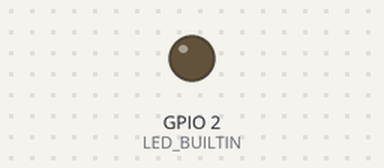
Recording of a sketch running on a simulated ESP32. Shown: output pins drawn as LEDs (lit = HIGH). WiFi joins after 1.5 s; servers stay silent unless stated; what the sketch prints to the serial monitor is not drawn.

Above: at 0.2 s.
At 1.7 s:
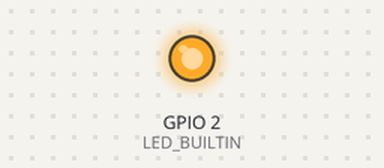
Timing chart, 0 to 3.2 s (numbered marks = the images above):
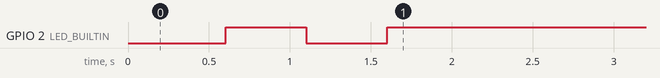

The sketch:

wifi_testing.ino
```cpp
#include <WiFi.h>

// --- Wi-Fi Credentials ---
const char* ssid = "YOUR_WIFI_SSID";
const char* password = "YOUR_WIFI_PASSWORD";
// -------------------------

// Define the onboard LED pin (usually GPIO 2 on most DevKits)
#ifndef LED_BUILTIN
#define LED_BUILTIN 2
#endif

void setup() {
  // Start serial communication for debugging
  Serial.begin(115200);
  delay(100);

  // Set the LED pin as an output
  pinMode(LED_BUILTIN, OUTPUT);

  // Connect to Wi-Fi
  Serial.print("Connecting to ");
  Serial.println(ssid);

  WiFi.begin(ssid, password);

  // Wait for connection
  while (WiFi.status() != WL_CONNECTED) {
    delay(500);
    Serial.print(".");
    digitalWrite(LED_BUILTIN, !digitalRead(LED_BUILTIN)); // Blink LED while connecting
  }

  // Connection successful
  digitalWrite(LED_BUILTIN, HIGH); // Turn LED on solid to indicate connection
  Serial.println("\nWiFi connected!");
  Serial.print("IP address: ");
  Serial.println(WiFi.localIP());
}

void loop() {
  // The main code can run here. For this test, we do nothing in the loop.
  // The solid LED indicates a persistent connection.
  delay(1000);
}
```
